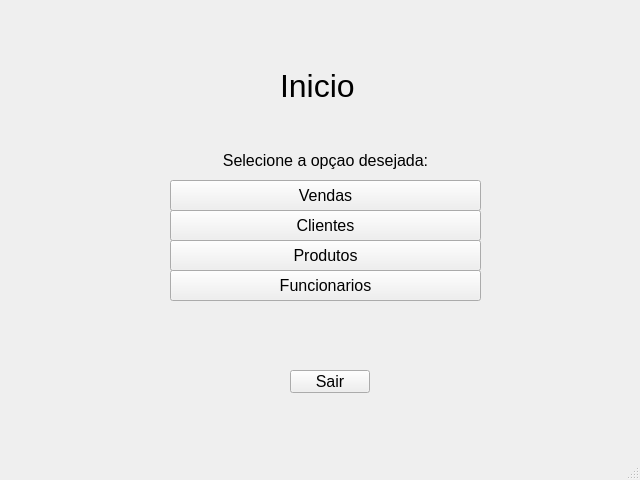
<?xml version="1.0" encoding="UTF-8"?>
<ui version="4.0">
 <class>MainWindow</class>
 <widget class="QMainWindow" name="MainWindow">
  <property name="geometry">
   <rect>
    <x>0</x>
    <y>0</y>
    <width>640</width>
    <height>480</height>
   </rect>
  </property>
  <property name="windowTitle">
   <string>MainWindow</string>
  </property>
  <widget class="QWidget" name="centralwidget">
   <widget class="QLabel" name="titulo">
    <property name="geometry">
     <rect>
      <x>280</x>
      <y>60</y>
      <width>91</width>
      <height>51</height>
     </rect>
    </property>
    <property name="font">
     <font>
      <pointsize>24</pointsize>
     </font>
    </property>
    <property name="text">
     <string>Inicio</string>
    </property>
   </widget>
   <widget class="QPushButton" name="pushButton">
    <property name="geometry">
     <rect>
      <x>170</x>
      <y>180</y>
      <width>311</width>
      <height>31</height>
     </rect>
    </property>
    <property name="font">
     <font>
      <pointsize>12</pointsize>
     </font>
    </property>
    <property name="cursor">
     <cursorShape>PointingHandCursor</cursorShape>
    </property>
    <property name="text">
     <string>Vendas</string>
    </property>
   </widget>
   <widget class="QPushButton" name="pushButton_2">
    <property name="geometry">
     <rect>
      <x>170</x>
      <y>210</y>
      <width>311</width>
      <height>31</height>
     </rect>
    </property>
    <property name="font">
     <font>
      <pointsize>12</pointsize>
     </font>
    </property>
    <property name="cursor">
     <cursorShape>PointingHandCursor</cursorShape>
    </property>
    <property name="text">
     <string>Clientes</string>
    </property>
   </widget>
   <widget class="QPushButton" name="pushButton_3">
    <property name="geometry">
     <rect>
      <x>170</x>
      <y>240</y>
      <width>311</width>
      <height>31</height>
     </rect>
    </property>
    <property name="font">
     <font>
      <pointsize>12</pointsize>
     </font>
    </property>
    <property name="cursor">
     <cursorShape>PointingHandCursor</cursorShape>
    </property>
    <property name="text">
     <string>Produtos</string>
    </property>
   </widget>
   <widget class="QLabel" name="label_2">
    <property name="geometry">
     <rect>
      <x>170</x>
      <y>150</y>
      <width>311</width>
      <height>21</height>
     </rect>
    </property>
    <property name="font">
     <font>
      <pointsize>12</pointsize>
     </font>
    </property>
    <property name="text">
     <string>Selecione a opçao desejada:</string>
    </property>
    <property name="alignment">
     <set>Qt::AlignCenter</set>
    </property>
   </widget>
   <widget class="QPushButton" name="pushButton_SAIR">
    <property name="geometry">
     <rect>
      <x>290</x>
      <y>370</y>
      <width>80</width>
      <height>23</height>
     </rect>
    </property>
    <property name="font">
     <font>
      <pointsize>12</pointsize>
     </font>
    </property>
    <property name="cursor">
     <cursorShape>PointingHandCursor</cursorShape>
    </property>
    <property name="text">
     <string>Sair</string>
    </property>
   </widget>
   <widget class="QPushButton" name="pushButton_4">
    <property name="geometry">
     <rect>
      <x>170</x>
      <y>270</y>
      <width>311</width>
      <height>31</height>
     </rect>
    </property>
    <property name="font">
     <font>
      <pointsize>12</pointsize>
     </font>
    </property>
    <property name="cursor">
     <cursorShape>PointingHandCursor</cursorShape>
    </property>
    <property name="text">
     <string>Funcionarios</string>
    </property>
   </widget>
  </widget>
  <widget class="QMenuBar" name="menubar">
   <property name="geometry">
    <rect>
     <x>0</x>
     <y>0</y>
     <width>640</width>
     <height>20</height>
    </rect>
   </property>
  </widget>
  <widget class="QStatusBar" name="statusbar"/>
 </widget>
 <resources/>
 <connections/>
</ui>
